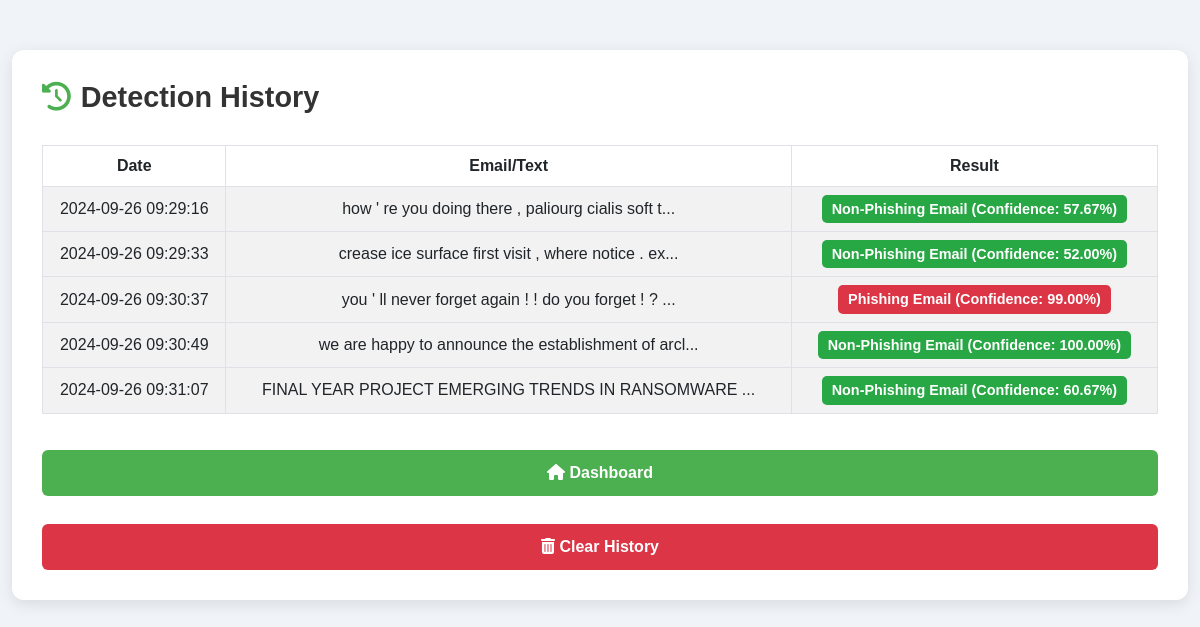
The app's page /history (signed in) with its own data.
### tables this page shows
CREATE TABLE detection_history (
                    id INTEGER PRIMARY KEY AUTOINCREMENT,
                    user_id INTEGER,
                    email_text TEXT,
                    result TEXT,
                    detection_date TIMESTAMP DEFAULT CURRENT_TIMESTAMP,
                    FOREIGN KEY (user_id) REFERENCES users(id) ON DELETE CASCADE
                );

### app.py (the view)
@app.route('/history')
@login_required
def history():
    conn = get_db_connection()
    if conn:
        history = conn.execute('SELECT * FROM detection_history WHERE user_id = ?', (current_user.id,)).fetchall()
        conn.close()
        return render_template('history.html', history=history)
    else:
        flash('Error fetching history', 'danger')
        return redirect(url_for('index'))

### app.py (called while the page is built)
@login_manager.user_loader
def load_user(user_id):
    return User(user_id)

def get_db_connection():
    try:
        conn = sqlite3.connect('users.db')  # Connect to SQLite database
        conn.row_factory = sqlite3.Row  # Return rows as dictionaries
        return conn
    except sqlite3.Error as e:
        logging.error(f"Database connection error: {e}")
        return None

### templates/history.html (shortened to what this page needs)
<!DOCTYPE html>
<html lang="en">
<head>
    <link href="https://cdn.jsdelivr.net/npm/bootstrap@5.3.0-alpha1/dist/css/bootstrap.min.css" rel="stylesheet">
    <link href="https://cdnjs.cloudflare.com/ajax/libs/font-awesome/6.0.0-beta3/css/all.min.css" rel="stylesheet">
</head>
<body>
    <div class="container">
        <div class="history-container">
            <h2><i class="fas fa-history"></i> Detection History</h2>
            {% if history %}
            <table class="table table-striped table-bordered">
                <thead>
                    <tr>
                        <th>Date</th>
                        <th>Email/Text</th>
                        <th>Result</th>
                    </tr>
                </thead>
                <tbody>
                    {% for entry in history %}
                    <tr>
                        <td>{{ entry['detection_date'] }}</td>
                        <td>{{ entry['email_text'][:50] }}...</td>
                        <td>
                            {% if "Non-Phishing" in entry['result'] %}
                            <span class="badge badge-success">{{ entry['result'] }}</span>
                            {% else %}
                            <span class="badge badge-danger">{{ entry['result'] }}</span>
                            {% endif %}
                        </td>
                    </tr>
                    {% endfor %}
                </tbody>
            </table>
            {% else %}
            <p>No detection history found.</p>
            {% endif %}
            <div class="d-grid gap-2">
                <a href="{{ url_for('index') }}" class="btn btn-custom"><i class="fas fa-home"></i> Dashboard</a>
                <button class="btn btn-clear" data-bs-toggle="modal" data-bs-target="#clearHistoryModal">
                    <i class="fas fa-trash-alt"></i> Clear History
                </button>
            </div>
        </div>
    </div>
</body>
</html>

### templates/history.html (style rules this page uses)
body { font-family: 'Poppins', sans-serif; background-color: #f0f4f8; color: #333; margin: 0; padding: 0; animation: fadeIn 1s ease-in-out; }
.container { margin-top: 50px; max-width: 1200px; }
.history-container { background-color: #ffffff; padding: 30px; border-radius: 12px; box-shadow: 0 4px 15px rgba(0, 0, 0, 0.1); }
.history-container h2 { display: flex; align-items: center; margin-bottom: 30px; font-size: 1.8rem; font-weight: 600; color: #333; }
.history-container h2 i { margin-right: 10px; color: #4CAF50; }
table { width: 100%; border-collapse: collapse; margin-bottom: 20px; }
th { background-color: #4CAF50; color:#000000; font-weight: bold; text-align: center; padding: 10px; border-radius: 5px; }
td { padding: 15px; background-color: #f9f9f9; color: #555; text-align: center; vertical-align: middle; }
tr:nth-child(even) td { background-color: #f2f2f2; }
.badge { font-size: 0.9rem; padding: 7px 10px; font-weight: 600; border-radius: 5px; }
.badge-success { background-color: #28a745; color: #fff; }
.badge-danger { background-color: #dc3545; color: #fff; }
.btn-custom { background-color: #4CAF50; color: white; font-size: 1rem; font-weight: 600; transition: background-color 0.3s ease, transform 0.2s ease; }
.btn-clear { background-color: #dc3545; color: white; font-size: 1rem; font-weight: 600; }
.d-grid .btn { padding: 10px 0; margin-top: 20px; }

### records on screen
detection_history: detection_date "2024-09-26 09:29:16", email_text "how ' re you doing there , paliourg cialis soft t", result "Non-Phishing Email (Confidence: 57.67%)"
detection_history: detection_date "2024-09-26 09:29:33", email_text "crease ice surface first visit , where notice . ex", result "Non-Phishing Email (Confidence: 52.00%)"
detection_history: detection_date "2024-09-26 09:30:37", email_text "you ' ll never forget again ! ! do you forget ! ?", result "Phishing Email (Confidence: 99.00%)"
detection_history: detection_date "2024-09-26 09:30:49", email_text "we are happy to announce the establishment of arcl", result "Non-Phishing Email (Confidence: 100.00%)"
detection_history: detection_date "2024-09-26 09:31:07", email_text "FINAL YEAR PROJECT EMERGING TRENDS IN RANSOMWARE", result "Non-Phishing Email (Confidence: 60.67%)"
